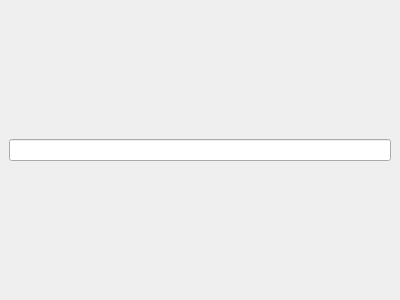
<?xml version="1.0" encoding="UTF-8"?>
<ui version="4.0">
    <class>MainWindow</class>
    <widget class="QMainWindow" name="MainWindow">
        <property name="geometry">
            <rect>
                <x>0</x>
                <y>0</y>
                <width>400</width>
                <height>300</height>
            </rect>
        </property>
        <property name="windowTitle">
            <string>Calculator</string>
        </property>
        <widget class="QWidget" name="centralwidget">
            <layout class="QVBoxLayout" name="verticalLayout">
                <item>
                    <widget class="QLineEdit" name="display"/>
                </item>
            </layout>
        </widget>
    </widget>
    <resources/>
    <connections/>
</ui>
